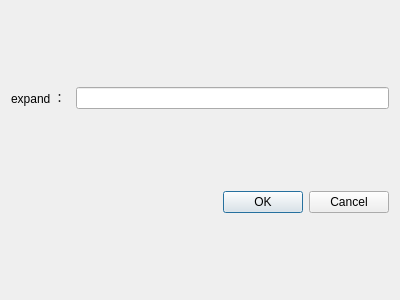
<?xml version="1.0" encoding="UTF-8"?>
<ui version="4.0">
 <class>ExpandDialog</class>
 <widget class="QDialog" name="ExpandDialog">
  <property name="geometry">
   <rect>
    <x>0</x>
    <y>0</y>
    <width>400</width>
    <height>300</height>
   </rect>
  </property>
  <property name="windowTitle">
   <string>Dialog</string>
  </property>
  <layout class="QVBoxLayout" name="verticalLayout">
   <item>
    <layout class="QHBoxLayout" name="horizontalLayout">
     <item>
      <widget class="QLabel" name="label">
       <property name="text">
        <string>expand ： </string>
       </property>
      </widget>
     </item>
     <item>
      <widget class="QLineEdit" name="lineEdit"/>
     </item>
    </layout>
   </item>
   <item>
    <widget class="QDialogButtonBox" name="buttonBox">
     <property name="orientation">
      <enum>Qt::Horizontal</enum>
     </property>
     <property name="standardButtons">
      <set>QDialogButtonBox::Cancel|QDialogButtonBox::Ok</set>
     </property>
    </widget>
   </item>
  </layout>
 </widget>
 <resources/>
 <connections>
  <connection>
   <sender>buttonBox</sender>
   <signal>accepted()</signal>
   <receiver>ExpandDialog</receiver>
   <slot>accept()</slot>
   <hints>
    <hint type="sourcelabel">
     <x>248</x>
     <y>254</y>
    </hint>
    <hint type="destinationlabel">
     <x>157</x>
     <y>274</y>
    </hint>
   </hints>
  </connection>
  <connection>
   <sender>buttonBox</sender>
   <signal>rejected()</signal>
   <receiver>ExpandDialog</receiver>
   <slot>reject()</slot>
   <hints>
    <hint type="sourcelabel">
     <x>316</x>
     <y>260</y>
    </hint>
    <hint type="destinationlabel">
     <x>286</x>
     <y>274</y>
    </hint>
   </hints>
  </connection>
 </connections>
</ui>
